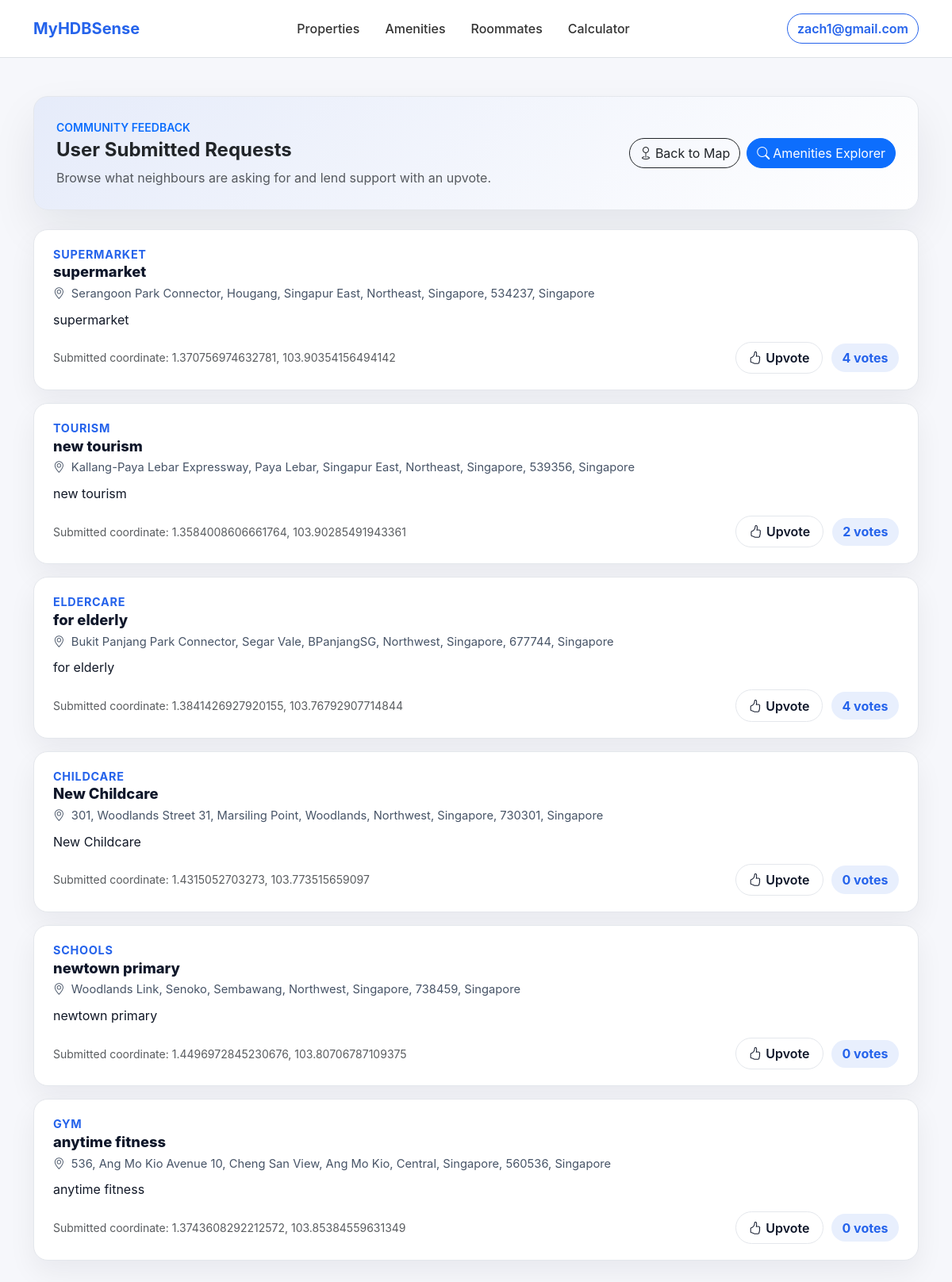
The app's page /map/results/ (signed in) with its own data.
### accounts/models.py (models this page shows, shortened)
class CustomUser(AbstractUser):
    email = models.EmailField(unique=True)

### mappage/models.py (models this page shows, shortened)
class location(models.Model):
    latitude = models.FloatField()
    longitude = models.FloatField()
    address = models.CharField(max_length=500, blank=True, null=True)
    amenity = models.CharField(max_length=100)
    description = models.TextField()
    upvoteCount = models.IntegerField(default=0)

### mappage/views.py (the view)
# urls.py: path('results/', views.results_view, name='results'),
def results_view(request):
    result = location_controller.get_all_locations_for_display()
    return render(request, 'results.html', {'locations': result['locations']})

### mappage/services.py (called while the page is built)
    def get_all_locations(self) -> List[location]:
        return location.objects.all()

    def get_all_locations_for_display(self) -> Dict[str, Any]:
        locations = self.location_service.get_all_locations()
        return {
            'locations': locations,
            'count': len(locations)
        }

### mappage/templates/results.html (shortened to what this page needs)
{% load static %}
<!DOCTYPE html>
<html lang="en">
<head>
  <link href="https://cdn.jsdelivr.net/npm/bootstrap@5.3.3/dist/css/bootstrap.min.css" rel="stylesheet"/>
  <link href="https://cdn.jsdelivr.net/npm/bootstrap-icons@1.11.3/font/bootstrap-icons.css" rel="stylesheet"/>
</head>
<body>
  {% include "accounts/navbar.html" %}
  <main class="container py-4 py-md-5">
    <section class="hero-card mb-4">
      <div class="d-flex flex-column flex-lg-row align-items-lg-center justify-content-between gap-3">
        <div>
          <p class="text-uppercase fw-semibold text-primary small mb-1">Community feedback</p>
          <h1 class="h4 fw-bold mb-2">User Submitted Requests</h1>
          <p class="mb-0 text-muted">Browse what neighbours are asking for and lend support with an upvote.</p>
        </div>
        <div class="d-flex flex-wrap gap-2">
          <a href="{% url 'mappage' %}" class="btn btn-outline-dark rounded-pill"><i class="bi bi-geo me-1"></i>Back to Map</a>
          <a href="{% url 'amenities' %}" class="btn btn-primary rounded-pill"><i class="bi bi-search me-1"></i>Amenities Explorer</a>
        </div>
      </div>
    </section>
    {% if locations %}
      <section class="thread-stack">
        {% for loc in locations %}
          <article class="thread-card">
            <div class="thread-label">{{ loc.amenity|default:"Amenity"|upper }}</div>
            <h2 class="thread-title">{{ loc.description|truncatechars:120 }}</h2>
            <div class="thread-meta">
              <i class="bi bi-geo-alt me-1"></i>
              {{ loc.address|default:"Address not available" }}
            </div>
            {% if loc.description %}
              <p class="thread-content">{{ loc.description }}</p>
            {% endif %}
            <div class="thread-foot">
              <span class="text-muted small">Submitted coordinate: {{ loc.latitude }}, {{ loc.longitude }}</span>
              <form class="vote-form" action="{% url 'upvote_location' loc.id %}" method="POST">
                <button type="submit" class="vote-btn">
                  <i class="bi bi-hand-thumbs-up"></i>
                  Upvote
                </button>
                <span class="vote-count-badge"><span class="vote-count">{{ loc.upvoteCount }}</span> votes</span>
              </form>
            </div>
          </article>
        {% endfor %}
      </section>
    {% endif %}
  </main>
</body>
</html>

### accounts/templates/accounts/navbar.html (shortened to what this page needs)
{% load static %}
<nav class="navbar navbar-expand-lg navbar-light bg-white border-bottom py-3">
  <div class="container">
    <a class="navbar-brand fw-bold" href="{% url 'home' %}" style="color:#2563eb;">MyHDBSense</a>
    <div class="collapse navbar-collapse" id="mainNav">
      <ul class="navbar-nav mx-auto gap-lg-3">
        <li class="nav-item">
          <a class="nav-link {% if request.resolver_match.url_name == 'properties' %}active{% endif %}"
             href="{% url 'properties' %}">Properties</a>
        </li>
        <li class="nav-item">
          <a class="nav-link {% if request.resolver_match.url_name == 'amenities' or request.resolver_match.url_name == 'search_amenities' %}active{% endif %}"
             href="{% url 'amenities' %}">Amenities</a>
        </li>
        {% with name=request.resolver_match.url_name %}
        <li class="nav-item">
          <a class="nav-link {% if name in 'roommates sharing_request roommate_profile_edit' %}active{% endif %}"
             href="{% url 'roommates' %}">Roommates</a>
        </li>
        {% endwith %}
        <li class="nav-item">
          <a class="nav-link {% if request.resolver_match.url_name == 'calculator' %}active{% endif %}"
             href="{% url 'calculator' %}">Calculator</a>
        </li>
      </ul>
      <div class="d-flex ms-lg-3 align-items-center gap-2">
        {% if user.is_authenticated %}
          <a href="{% url 'roommate_profile_edit' %}"
             class="btn btn-outline-primary rounded-pill fw-semibold"
             style="border-color:#2563eb;color:#2563eb;">
            {{ user.email|default:user.username|default:"Profile" }}
          </a>
        {% endif %}
      </div>
    </div>
  </div>
</nav>

### mappage/templates/results.html (style rules this page uses)
:root { --brand:#2563eb; --ink:#0f172a; --muted:#475467; --border:#e4e7ec; --card:#ffffff; }
body { background:#f6f7fb; font-family:"Inter", "Segoe UI", system-ui, -apple-system, BlinkMacSystemFont, sans-serif; }
.hero-card { border:1px solid var(--border); border-radius:18px; padding:1.75rem; background:linear-gradient(135deg, rgba(37,99,235,.08), #fff); box-shadow:0 25px 55px rgba(15,23,42,.08); }
.thread-stack { display:flex;flex-direction:column;gap:1rem; }
.thread-card { border:1px solid var(--border); border-radius:18px; padding:1.25rem 1.5rem; background:var(--card); box-shadow:0 15px 35px rgba(15,23,42,.06); }
.thread-label { font-size:.9rem;font-weight:700;color:var(--brand);text-transform:uppercase;letter-spacing:.05em; }
.thread-title { font-weight:800;font-size:1.15rem;margin-bottom:.35rem;color:var(--ink); }
.thread-meta { color:var(--muted);font-size:.92rem; }
.thread-content { margin-top:.6rem;font-size:1rem;color:#111827; }
.thread-foot { margin-top:1rem; display:flex; flex-wrap:wrap; justify-content:space-between; align-items:center; gap:.75rem; }
.vote-form { display:flex;align-items:center;gap:.65rem; }
.vote-btn { border-radius:999px; border:1px solid var(--border); background:#fff; color:var(--ink); padding:.45rem 1rem; font-weight:600; display:inline-flex; align-items:center; gap:.35rem; transition:all .15s ease; }
.vote-count-badge { background:rgba(37,99,235,.1); color:var(--brand); font-weight:700; border-radius:999px; padding:.35rem .85rem; }

### accounts/templates/accounts/navbar.html (style rules this page uses)
.nav-link { font-weight:500; color:#333; }

### records on screen
CustomUser: email "zach1@gmail.com"
location: amenity "SUPERMARKET", description "supermarket", address "Serangoon Park Connector, Hougang, Singapur East, Northeast, Singapore, 534237, Singapore", latitude "1.370756974632781", longitude "103.90354156494142", upvoteCount "4"
location: amenity "TOURISM", description "new tourism", address "Kallang-Paya Lebar Expressway, Paya Lebar, Singapur East, Northeast, Singapore, 539356, Singapore", latitude "1.3584008606661764", longitude "103.90285491943361", upvoteCount "2"
location: amenity "ELDERCARE", description "for elderly", address "Bukit Panjang Park Connector, Segar Vale, BPanjangSG, Northwest, Singapore, 677744, Singapore", latitude "1.3841426927920155", longitude "103.76792907714844", upvoteCount "4"
location: amenity "CHILDCARE", description "New Childcare", address "301, Woodlands Street 31, Marsiling Point, Woodlands, Northwest, Singapore, 730301, Singapore", latitude "1.4315052703273", longitude "103.773515659097", upvoteCount "0"
location: amenity "SCHOOLS", description "newtown primary", address "Woodlands Link, Senoko, Sembawang, Northwest, Singapore, 738459, Singapore", latitude "1.4496972845230676", longitude "103.80706787109375", upvoteCount "0"
location: amenity "GYM", description "anytime fitness", address "536, Ang Mo Kio Avenue 10, Cheng San View, Ang Mo Kio, Central, Singapore, 560536, Singapore", latitude "1.3743608292212572", longitude "103.85384559631349", upvoteCount "0"
